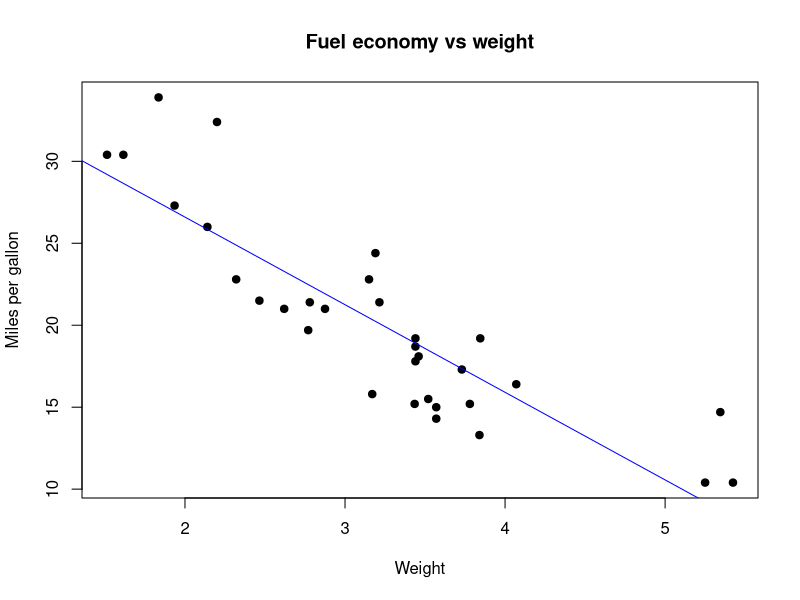
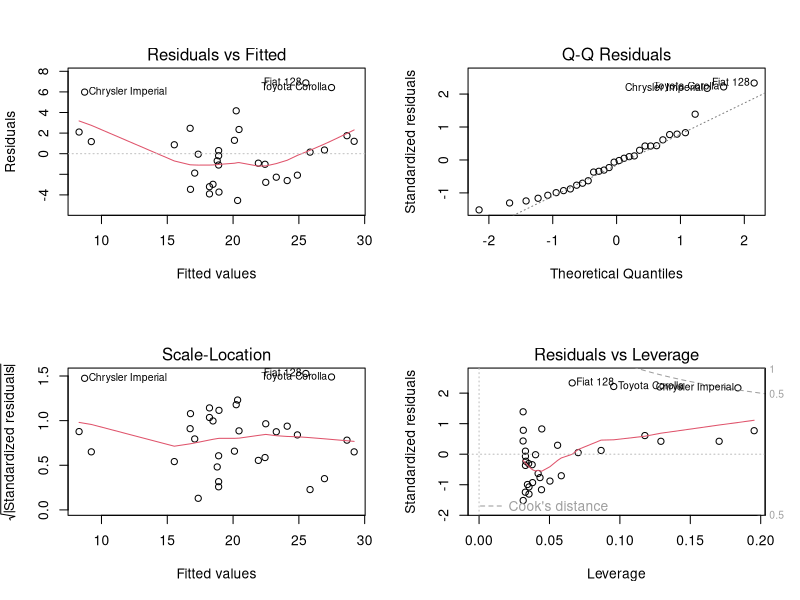

Generate these figures, in order, with R:
data("mtcars")

model <- lm(mpg ~ wt, data = mtcars)
summary(model)
coef(model)
confint(model)

predictions <- predict(model, newdata = data.frame(wt = c(2.5, 3.5, 4.5)))
predictions

plot(mtcars$wt, mtcars$mpg, pch = 19,
     main = "Fuel economy vs weight",
     xlab = "Weight", ylab = "Miles per gallon")
abline(model, col = "blue")

par(mfrow = c(2, 2))
plot(model)
par(mfrow = c(1, 1))
